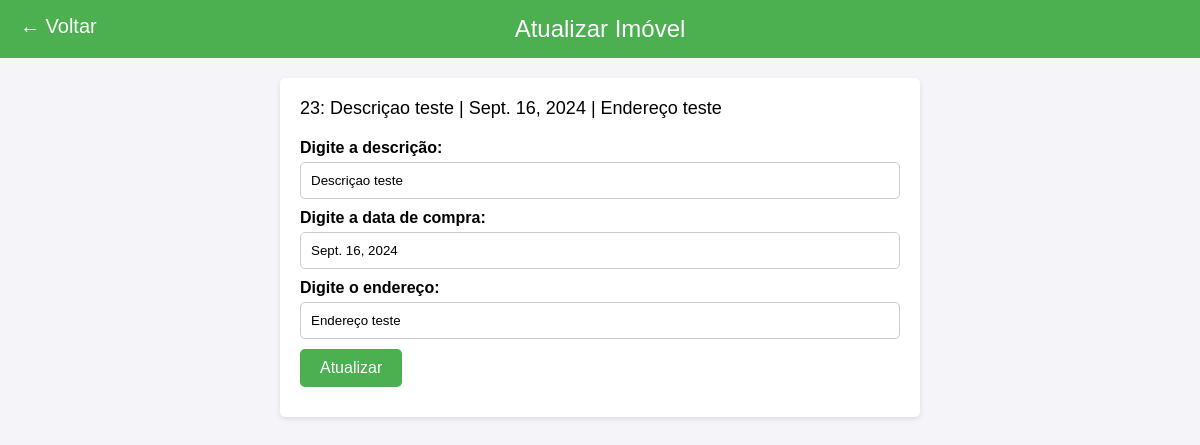
The app's page /imoveis/editar/23 with its own data.
### imoveis/models.py (models this page shows, shortened)
class Imovel(models.Model):
  descricao = models.CharField(max_length=100)
  dataCompra = models.DateField()
  endereco = models.CharField(max_length=100)

### imoveis/views.py (the view)
# urls.py: path('editar/<int:id>', editar, name='editar'),
def editar(request, id):
  imovel = Imovel.objects.get(id=id)
  return render(request, 'update.html', {'imovel':imovel})

### imoveis/templates/update.html (shortened to what this page needs)
<!DOCTYPE html>
<html lang="en">
<head>
</head>
<body>
<header>
  <a href="{% url 'home' %}" style="color: white; text-decoration: none; font-size: 20px; position: absolute; left: 20px;">&#8592; Voltar</a>
  <span style="text-align: center; display: block;">Atualizar Imóvel</span>
</header>
<div class="container">
  <div class="info">
    {{imovel.id}}: {{imovel.descricao}} | {{imovel.dataCompra}} | {{imovel.endereco}}
  </div>
  <form action="{% url 'update' imovel.id %}" method="POST">
    <p>
      <label>Digite a descrição: </label>
      <input type="text" name="descricao" value="{{imovel.descricao}}" required>
    </p>
    <p>
      <label>Digite a data de compra: </label>
      <input type="text" name="dataCompra" value="{{ imovel.dataCompra }}" required>
    </p>
    <p>
      <label>Digite o endereço: </label>
      <input type="text" name="endereco" value="{{imovel.endereco}}" required>
    </p>
    <p>
      <button type="submit">Atualizar</button>
    </p>
  </form>
</div>
</body>
</html>

### imoveis/templates/update.html (style rules this page uses)
body { font-family: Arial, sans-serif; background-color: #f4f4f9; margin: 0; padding: 0; }
header { background-color: #4CAF50; color: white; padding: 15px; text-align: center; font-size: 24px; }
.container { margin: 20px auto; padding: 20px; background-color: white; border-radius: 5px; box-shadow: 0 2px 5px rgba(0, 0, 0, 0.1); max-width: 600px; }
.info { font-size: 18px; margin-bottom: 20px; }
form p { margin: 10px 0; }
label { display: block; margin-bottom: 5px; font-weight: bold; }
input[type="text"] { width: 100%; padding: 10px; border: 1px solid #ccc; border-radius: 5px; box-sizing: border-box; }
button[type="submit"] { background-color: #4CAF50; color: white; border: none; padding: 10px 20px; border-radius: 5px; cursor: pointer; font-size: 16px; }

### records on screen
Imovel: id "23", descricao "Descriçao teste", dataCompra "Sept. 16, 2024", endereco "Endereço teste"
